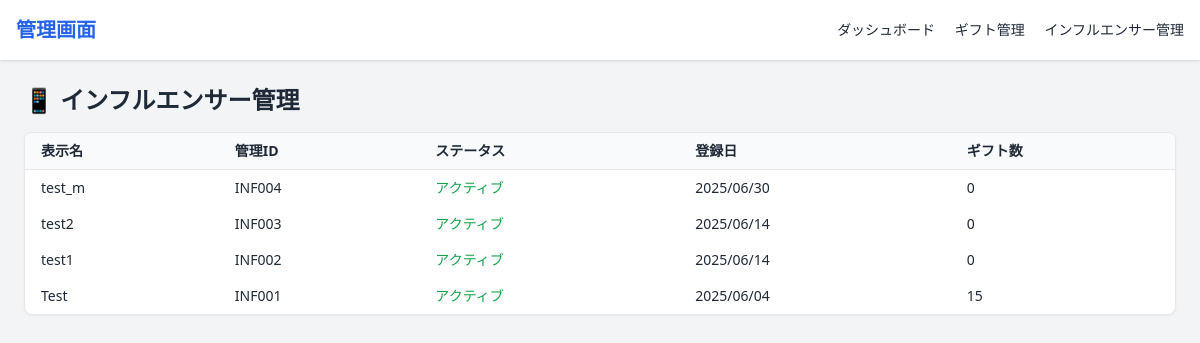
Page /manage/influencers/ on the earlier database version.
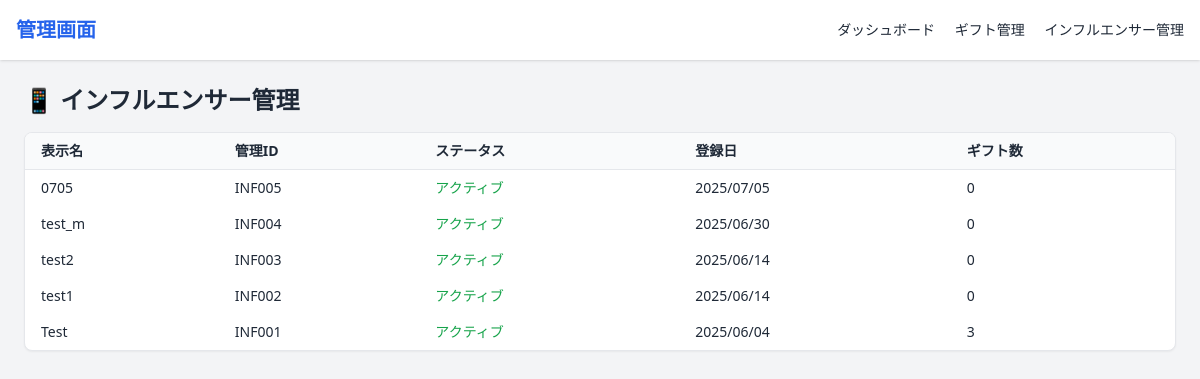
Same page on the later database version.
### influencer/models.py (models this page shows, shortened)
class Influencer(models.Model):
    user = models.OneToOneField(User, on_delete=models.CASCADE, related_name='influencer_profile')
    display_name = models.CharField('表示名', max_length=50, unique=True)
    bio = models.TextField('自己紹介', blank=True)
    profile_image = models.ImageField('プロフィール画像', upload_to='influencer_profiles/', blank=True, null=True)
    instagram_url = models.URLField('Instagram URL', blank=True)
    twitter_url = models.URLField('Twitter（X）URL', blank=True)
    tiktok_url = models.URLField('TikTok URL', blank=True)
    free_url1 = models.URLField('フリーURL1', blank=True)
    free_url2 = models.URLField('フリーURL2', blank=True)
    is_public = models.BooleanField('公開設定', default=False)
    slug = models.SlugField('URLスラッグ', max_length=50, unique=True, blank=True)
    created_at = models.DateTimeField('作成日時', auto_now_add=True)
    updated_at = models.DateTimeField('更新日時', auto_now=True)
    class Meta:
        ordering = ['-created_at']

### core/views.py (the view)
# urls.py: path('influencers/', views.admin_influencer_list, name='admin_influencer_list'),
def admin_influencer_list(request):
    influencers = Influencer.objects.all().prefetch_related('received_gifts')
    return render(request, 'manage/influencer_list.html', {'influencers': influencers})

### core/templates/manage/influencer_list.html
{% extends 'manage/base.html' %}
{% block content %}
<h2 class="text-2xl font-bold mb-4">📱 インフルエンサー管理</h2>
<div class="overflow-x-auto bg-white border rounded-lg shadow-sm">
  <table class="w-full text-sm">
    <thead class="bg-gray-50 border-b">
      <tr>
        <th class="px-4 py-2 text-left">表示名</th>
        <th class="px-4 py-2 text-left">管理ID</th>
        <th class="px-4 py-2 text-left">ステータス</th>
        <th class="px-4 py-2 text-left">登録日</th>
        <th class="px-4 py-2 text-left">ギフト数</th>
      </tr>
    </thead>
    <tbody>
      {% for influencer in influencers %}
      <tr class="hover:bg-gray-50">
        <td class="px-4 py-2">{{ influencer.display_name }}</td>
        <td class="px-4 py-2">INF{{ influencer.id|stringformat:"03d" }}</td>
        <td class="px-4 py-2 {% if influencer.is_public %}text-green-600{% else %}text-gray-400{% endif %}">
          {% if influencer.is_public %}アクティブ{% else %}非公開{% endif %}
        </td>
        <td class="px-4 py-2">{{ influencer.created_at|date:"Y/m/d" }}</td>
        <td class="px-4 py-2">{{ influencer.received_gifts.count }}</td>
      </tr>
      {% empty %}
      <tr>
        <td colspan="5" class="px-4 py-2 text-center text-gray-400">インフルエンサーがまだ登録されていません。</td>
      </tr>
      {% endfor %}
    </tbody>
  </table>
</div>
{% endblock %}

Differences in the rows shown:
added Influencer: display_name "0705", id "005", is_public "アクティブ", created_at "2025/07/05", received_gifts.count "0"
changed Influencer "Test": received_gifts.count "15" → "3"
